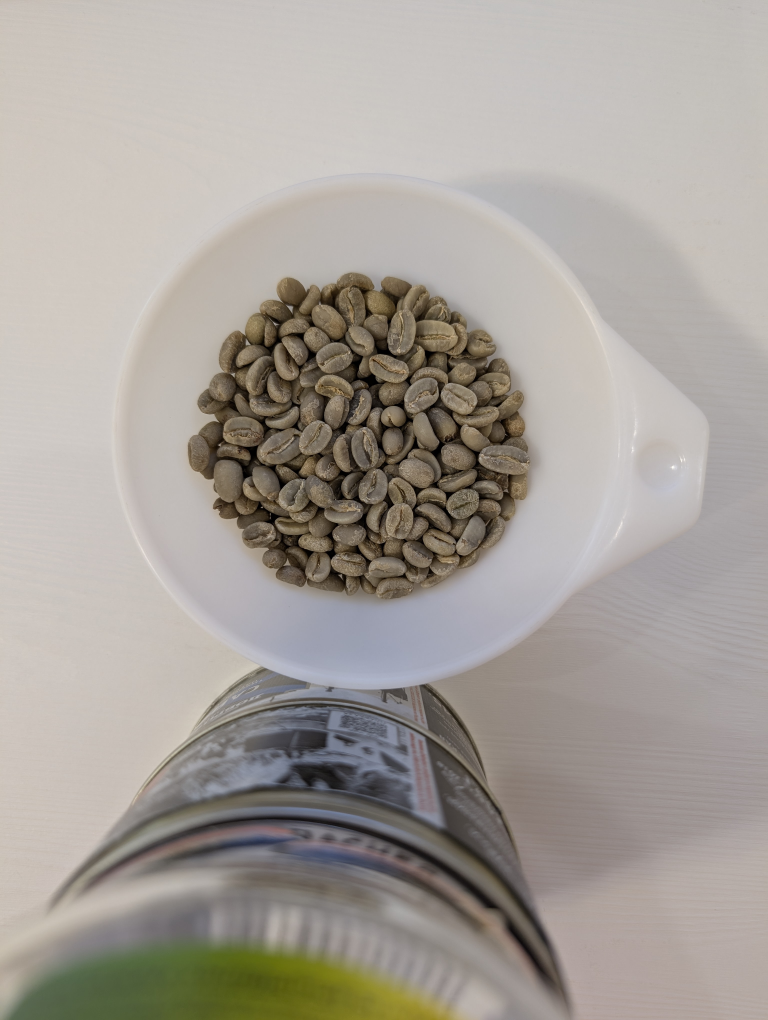
#> input picture dataset/2026-08-09__test_new_format/PXL_20260809_115827675.jpg, 3072 x 4080 px (shown at 1/4 size)
$ python crop_tray.py --images-dir ../dataset/2026-08-09__test_new_format --out-dir out   (older library calls are emulated)
#> lines starting #> are read from the running program, lines starting #| are printed output that depends on the picture; after the words box and inside, x2 and y2 are one past the last pixel; in counts of white or black regions, pixels touching at a corner belong together
"""Locate and crop the bean-filled tray in a top-down box photo.

Unlike the circular macro-lens rig (see geometry.py), these photos have no
alpha channel marking valid pixels -- the tray has to be found by content.
Two stages:

  1. `locate_tray_rough`: find the tray's approximate bounding box by texture
     (the bean pile is highly textured; the table and tray rim are not).
  2. `locate_bean_region`: within that box, separate bean pixels from the
     metal rim by saturation (beans are visibly more saturated/brown than
     the rim or table), then take the largest all-bean axis-aligned
     rectangle, plus a safety trim.

Known failure mode: the tray's slanted inner wall can catch a warm
reflection off the beans, which fools plain saturation thresholding into
scoring rim pixels as "bean". The safety trim exists specifically to
route around this; `locate_bean_region` also self-checks contamination
(fraction of low-saturation pixels left in the final box) and grows the
trim if needed, but this is a heuristic, not a guarantee -- see the
`needs_review` flag in the crop report and use `build_contact_sheet` to
actually look at the results rather than trusting the numbers blind.

Designed to tolerate the tray appearing at different sizes in frame (i.e.
photos taken from an approximate, not fixed, distance): thresholds are
computed per-image (Otsu) rather than hardcoded, and morphological kernel
sizes scale with the detected tray size rather than being fixed pixel
counts.

Since ticket ML-3 P2b (Q3) this module serves only: infer.crop_to_bean_region (crop_method tray_heuristic
checkpoints; none has shipped since the old models were retired on 2026-10-06) and the webapp's /analyze preview, for such a checkpoint. The offline crop stage it drove
(coffeecv/crop_session.py, dataset/<session>.crop.yaml), its data/cropped pools and coffeecv/qa_live_crop.py
were retired then; the comments below that cite them refer to git history.
"""
from __future__ import annotations

import argparse
import json
import shutil
from dataclasses import asdict, dataclass
from pathlib import Path

import cv2
import numpy as np
import pillow_heif


# Repo root derived here rather than imported from coffeecv.config: this module is
# deliberately dependency-light (config pulls in yaml and the whole RunConfig
# surface, and nothing here needs it).
_REPO_ROOT = Path(__file__).resolve().parent.parent


def repo_relative(path: Path) -> str:
    """A path as a repo-relative POSIX string, for anything written into a tracked out.

    crop_report.json is part of the `crop` stage's DVC output, so an absolute path
    inside it makes the stage's *content* machine-dependent: the same photos cropped
    on two machines produce byte-identical JPEGs but reports differing only in a
    `/workspace/...` vs `/home/<user>/...` prefix. The enclosing `.dir` hash then
    differs, DVC records a spurious "changed out", and the next cross-machine sync has
    to be diagnosed by hand before anyone can trust that the data did not drift --
    which is exactly what the exp200-203 sweep cost on 2026-09-07.

    A path outside the repo (an --out-dir pointed somewhere else) has no relative
    form, so it falls back to the absolute string rather than raising: this is a
    record of what happened, and losing a whole crop run over an unrepresentable path
    would be the worse failure.
    """
    p = Path(path).resolve()
    try:
        return p.relative_to(_REPO_ROOT).as_posix()
    except ValueError:
        return str(p)

# Registers ".heic"/".heif" with PIL.Image.open, used by _imread_bgr below.
# Needed because cv2.imread cannot decode HEIC -- iPhone's default capture
# format (see 2026-08-25__iphone.crop.yaml) -- at all.
pillow_heif.register_heif_opener()
#> (this line was passed over: pillow_heif is not available in this run)

_HEIF_SUFFIXES = (".heic", ".heif")
IMAGE_SUFFIXES = (".jpg", ".jpeg", *_HEIF_SUFFIXES)


def _imread_bgr(path: Path) -> np.ndarray:
    """Like cv2.imread, but also decodes HEIC/HEIF via PIL+pillow_heif.

    Returns BGR (matching cv2.imread) so callers need no branch on source
    format -- the rest of this module works in BGR throughout.
    """
    if path.suffix.lower() in _HEIF_SUFFIXES:
        from PIL import Image
        rgb = np.array(Image.open(path).convert("RGB"))
        return cv2.cvtColor(rgb, cv2.COLOR_RGB2BGR)
    return cv2.imread(str(path))


def _find_images(images_dir: Path) -> list[Path]:
    return sorted(p for p in images_dir.iterdir() if p.suffix.lower() in IMAGE_SUFFIXES)

# ---- Stage 1: rough tray localization -------------------------------------

# Fixed thresholds tried only if per-image Otsu thresholding fails to yield
# a plausible candidate (defense in depth against unusual lighting).
_TEXTURE_THRESHOLD_LADDER = [0.15, 0.2, 0.25, 0.3, 0.35, 0.4, 0.45, 0.5]


def _texture_map(img_bgr: np.ndarray) -> np.ndarray:
    gray = cv2.cvtColor(img_bgr, cv2.COLOR_BGR2GRAY)
    blur = cv2.GaussianBlur(gray, (0, 0), 3)
    lap = cv2.Laplacian(blur, cv2.CV_32F, ksize=3)
    texture = cv2.GaussianBlur(np.abs(lap), (0, 0), 15)
    return texture / (texture.max() + 1e-6)


def _odd(n: int, minimum: int = 3) -> int:
    n = max(int(n), minimum)
    return n if n % 2 == 1 else n + 1


def _rect_candidates(
    mask: np.ndarray,
    img_h: int,
    img_w: int,
    aspect_range: tuple[float, float],
    area_frac_range: tuple[float, float],
    center_frac: tuple[float, float],
) -> list[tuple[float, int, int, int, int]]:
    contours, _ = cv2.findContours(mask, cv2.RETR_EXTERNAL, cv2.CHAIN_APPROX_SIMPLE)
    lo_c, hi_c = center_frac
    candidates = []
    for c in contours:
        area = cv2.contourArea(c)
        area_frac = area / (img_h * img_w)
        if not (area_frac_range[0] < area_frac < area_frac_range[1]):
            continue
        x, y, bw, bh = cv2.boundingRect(c)
        cx, cy = x + bw / 2, y + bh / 2
        if not (lo_c * img_w < cx < hi_c * img_w):
            continue
        if not (lo_c * img_h < cy < hi_c * img_h):
            continue
        aspect = bw / bh
        if not (aspect_range[0] < aspect < aspect_range[1]):
            continue
        candidates.append((area, x, y, bw, bh))
    return candidates


def locate_tray_rough(
    img_bgr: np.ndarray,
    aspect_range: tuple[float, float] = (0.5, 1.3),
    area_frac_range: tuple[float, float] = (0.01, 0.6),
    center_frac: tuple[float, float] = (0.15, 0.85),
) -> tuple[tuple[int, int, int, int], str]:
    """Returns ((x, y, w, h), method) where method is "otsu" or "ladder:<thr>",
    letting callers flag ladder-fallback detections for closer review."""
    h, w = img_bgr.shape[:2]
    texture = _texture_map(img_bgr)
    texture_u8 = (texture * 255).astype(np.uint8)
    close_k = np.ones((_odd(0.02 * min(h, w)),) * 2, np.uint8)
    open_k = np.ones((_odd(0.02 * min(h, w)),) * 2, np.uint8)

    _, otsu_mask = cv2.threshold(texture_u8, 0, 255, cv2.THRESH_BINARY + cv2.THRESH_OTSU)
    otsu_mask = cv2.morphologyEx(otsu_mask, cv2.MORPH_CLOSE, close_k)
    otsu_mask = cv2.morphologyEx(otsu_mask, cv2.MORPH_OPEN, open_k)
    candidates = _rect_candidates(otsu_mask, h, w, aspect_range, area_frac_range, center_frac)
    if candidates:
        candidates.sort(reverse=True)
        _, x, y, bw, bh = candidates[0]
        return (x, y, bw, bh), "otsu"

    for thr in _TEXTURE_THRESHOLD_LADDER:
        mask = (texture > thr).astype(np.uint8) * 255
        mask = cv2.morphologyEx(mask, cv2.MORPH_CLOSE, close_k)
        mask = cv2.morphologyEx(mask, cv2.MORPH_OPEN, open_k)
        candidates = _rect_candidates(mask, h, w, aspect_range, area_frac_range, center_frac)
        if candidates:
            candidates.sort(reverse=True)
            _, x, y, bw, bh = candidates[0]
            return (x, y, bw, bh), f"ladder:{thr}"

    raise RuntimeError("locate_tray_rough: no plausible tray region found")


# ---- Stage 2: precise bean-region extraction -------------------------------

def _max_rectangle(mask01: np.ndarray) -> tuple[int, int, int, int, int]:
    """Largest all-ones axis-aligned rectangle. Returns (area, x0, y0, x1, y1)."""
    rows, cols = mask01.shape
    height = np.zeros(cols, dtype=np.int32)
    best = (0, 0, 0, 0, 0)
    for r in range(rows):
        height = np.where(mask01[r] == 1, height + 1, 0)
        stack: list[tuple[int, int]] = []
        for c in range(cols + 1):
            h = height[c] if c < cols else 0
            start = c
            while stack and stack[-1][1] >= h:
                s, sh = stack.pop()
                area = sh * (c - s)
                if area > best[0]:
                    best = (area, s, r - sh + 1, c, r + 1)
                start = s
            stack.append((start, h))
    return best


@dataclass
class CropResult:
    box: tuple[int, int, int, int]  # x, y, w, h in original-image coordinates
    rough_method: str
    s_thresh: float
    contamination: float
    extra_trim_iters: int
    retained_area_frac: float  # final crop area / rough box area
    needs_review: bool


def locate_bean_region(
    img_bgr: np.ndarray,
    rough_box: tuple[int, int, int, int],
    pad_frac: float = 0.03,
    base_trim_frac: float = 0.05,
    border_band_frac: float = 0.035,
    border_max_contamination: float = 0.22,
    trim_step_frac: float = 0.015,
    max_iters_per_side: int = 8,
    min_size_px: int = 120,
) -> CropResult:
    """Whole-box average "contamination" (low-saturation pixel fraction) turned out to be
    a poor rim-leak detector: coffee beans' own pale crease line is low-saturation too, so
    it's present at ~5-10% almost everywhere, and averaging over the whole box can dilute a
    real, localized leak (verified: a corner-only rim sliver still measured ~5% average,
    under a naive whole-box threshold, and only showed up on a full-resolution look, not the
    contact-sheet thumbnail). So this checks each of the 4 edges independently via a thin
    border band and trims only the sides that actually need it -- `border_max_contamination`
    is set well above the ambient bean-crease noise floor (~5-10%) so it triggers on real
    leaks (which run much hotter along the whole edge) without chasing bean texture."""
    h, w = img_bgr.shape[:2]
    x, y, bw, bh = rough_box
    px, py = int(bw * pad_frac), int(bh * pad_frac)
    x0, y0 = max(0, x - px), max(0, y - py)
    x1, y1 = min(w, x + bw + px), min(h, y + bh + py)
    sub = img_bgr[y0:y1, x0:x1]

    hsv = cv2.cvtColor(sub, cv2.COLOR_BGR2HSV)
    S = hsv[:, :, 1]
    s_thresh, otsu_mask = cv2.threshold(S, 0, 255, cv2.THRESH_BINARY + cv2.THRESH_OTSU)
    mask = (otsu_mask > 0).astype(np.uint8)

    short_side = min(sub.shape[:2])
    close_k = np.ones((_odd(0.045 * short_side),) * 2, np.uint8)
    open_k = np.ones((_odd(0.01 * short_side),) * 2, np.uint8)
    erode_k = np.ones((_odd(0.01 * short_side),) * 2, np.uint8)
    mask = cv2.morphologyEx(mask, cv2.MORPH_CLOSE, close_k)
    mask = cv2.morphologyEx(mask, cv2.MORPH_OPEN, open_k)
    mask = cv2.erode(mask, erode_k)

    _, rx0, ry0, rx1, ry1 = _max_rectangle(mask)
    rw, rh = rx1 - rx0, ry1 - ry0
    cur_x0, cur_y0 = rx0 + int(rw * base_trim_frac), ry0 + int(rh * base_trim_frac)
    cur_x1, cur_y1 = rx1 - int(rw * base_trim_frac), ry1 - int(rh * base_trim_frac)

    def band_contamination(bx0, by0, bx1, by1) -> float:
        region = S[by0:by1, bx0:bx1]
        return float((region <= s_thresh).mean()) if region.size else 1.0

    total_iters = 0
    # Full-width top/bottom bands first (also covers the top/bottom half of each corner),
    # then full-height left/right bands over the now-updated row range (covers the rest).
    for _ in range(max_iters_per_side):
        band_h = max(2, int((cur_y1 - cur_y0) * border_band_frac))
        if band_contamination(cur_x0, cur_y0, cur_x1, cur_y0 + band_h) <= border_max_contamination:
            break
        cur_y0 += max(1, int((cur_y1 - cur_y0) * trim_step_frac))
        total_iters += 1
        if cur_y1 - cur_y0 < min_size_px:
            break
    for _ in range(max_iters_per_side):
        band_h = max(2, int((cur_y1 - cur_y0) * border_band_frac))
        if band_contamination(cur_x0, cur_y1 - band_h, cur_x1, cur_y1) <= border_max_contamination:
            break
        cur_y1 -= max(1, int((cur_y1 - cur_y0) * trim_step_frac))
        total_iters += 1
        if cur_y1 - cur_y0 < min_size_px:
            break
    for _ in range(max_iters_per_side):
        band_w = max(2, int((cur_x1 - cur_x0) * border_band_frac))
        if band_contamination(cur_x0, cur_y0, cur_x0 + band_w, cur_y1) <= border_max_contamination:
            break
        cur_x0 += max(1, int((cur_x1 - cur_x0) * trim_step_frac))
        total_iters += 1
        if cur_x1 - cur_x0 < min_size_px:
            break
    for _ in range(max_iters_per_side):
        band_w = max(2, int((cur_x1 - cur_x0) * border_band_frac))
        if band_contamination(cur_x1 - band_w, cur_y0, cur_x1, cur_y1) <= border_max_contamination:
            break
        cur_x1 -= max(1, int((cur_x1 - cur_x0) * trim_step_frac))
        total_iters += 1
        if cur_x1 - cur_x0 < min_size_px:
            break

    final_w, final_h = cur_x1 - cur_x0, cur_y1 - cur_y0
    whole_box_contamination = band_contamination(cur_x0, cur_y0, cur_x1, cur_y1)
    needs_review = (
        final_w < min_size_px
        or final_h < min_size_px
        or total_iters >= 4 * max_iters_per_side  # every side maxed out without converging
    )

    return CropResult(
        box=(int(x0 + cur_x0), int(y0 + cur_y0), int(final_w), int(final_h)),
        rough_method="",  # filled in by caller
        s_thresh=float(s_thresh),
        contamination=whole_box_contamination,
        extra_trim_iters=total_iters,
        retained_area_frac=(final_w * final_h) / max(bw * bh, 1),
        needs_review=needs_review,
    )


@dataclass
class LiveCropResult:
    box: tuple[int, int, int, int]  # x, y, w, h in original-image coordinates
    rough_method: str
    needs_review: bool


# [132 lines left out: functions _saturation_gap, locate_bean_crop, not called in this run]


# ---- Batch driver + QA tooling ---------------------------------------------

def crop_dataset(
    images_dir: Path,
    out_dir: Path,
    aspect_range: tuple[float, float] = (0.5, 1.3),
    area_frac_range: tuple[float, float] = (0.01, 0.6),
    center_frac: tuple[float, float] = (0.15, 0.85),
    border_max_contamination: float = 0.22,
) -> list[dict]:
    out_dir.mkdir(parents=True, exist_ok=True)
    image_paths = _find_images(images_dir)
    if not image_paths:
        raise FileNotFoundError(f"No {'/'.join(s.lstrip('.') for s in IMAGE_SUFFIXES)} images found in {images_dir}")

    reports = []
    for p in image_paths:
        img = _imread_bgr(p)
        entry = {"file": p.name}
        try:
            rough_box, method = locate_tray_rough(img, aspect_range, area_frac_range, center_frac)
            result = locate_bean_region(img, rough_box, border_max_contamination=border_max_contamination)
            result.rough_method = method
            if method != "otsu":
                result.needs_review = True  # ladder fallback = unusual lighting, flag it

            x, y, w, h = result.box
            crop = img[y:y + h, x:x + w]
            out_path = out_dir / (p.stem + "__cropped.jpg")
            cv2.imwrite(str(out_path), crop, [cv2.IMWRITE_JPEG_QUALITY, 95])

            entry.update(asdict(result))
            entry["rough_box"] = list(rough_box)
            entry["out_path"] = repo_relative(out_path)
            entry["error"] = None
        except Exception as e:
            entry["error"] = str(e)
            entry["needs_review"] = True
        reports.append(entry)

    n_flagged = sum(1 for r in reports if r.get("needs_review"))
    print(f"Cropped {len(reports)} images, {n_flagged} flagged for review.")
    (out_dir / "crop_report.json").write_text(json.dumps(reports, indent=2))
    return reports


# [50 lines left out: function crop_dataset_passthrough, not called in this run]


SIDES = ("left", "right", "top", "bottom")


# [130 lines left out: functions resolve_trim, crop_dataset_fixed_trim, build_contact_sheet, not called in this run]


def main() -> None:
    p = argparse.ArgumentParser(description="Detect and crop the bean tray in top-down box photos.")
    p.add_argument("--images-dir", required=True)
    p.add_argument("--out-dir", required=True)
    p.add_argument("--border-max-contamination", type=float, default=0.22)
    p.add_argument("--contact-sheet", action="store_true")
    p.add_argument(
        "--fixed-trim", type=float, default=None,
        help="Skip the adaptive saturation-based crop (stage 2) and instead trim this fraction "
             "off each side of the stage-1 rough tray box. Use for fixed-position (tripod) rigs "
             "where stage 2's per-image Otsu threshold is unstable under lighting drift.",
    )
    args = p.parse_args()

    if args.fixed_trim is not None:
        reports = crop_dataset_fixed_trim(Path(args.images_dir), Path(args.out_dir), trim=args.fixed_trim)
    else:
        reports = crop_dataset(
            Path(args.images_dir), Path(args.out_dir), border_max_contamination=args.border_max_contamination
        )
#> in _imread_bgr, returned value is the input picture: shape (4080, 3072, 3); mean B, G, R 153.4, 160, 166
#> in _texture_map, `gray = cv2.cvtColor(img_bgr, cv2.COLOR_BGR2GRAY)`:
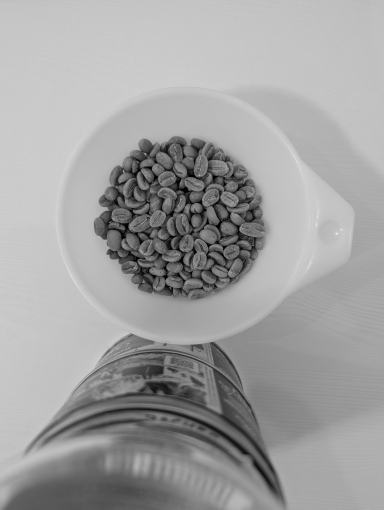
#> gray: shape (4080, 3072) (shown at 1/8 size); min 0, max 255, mean 161
#> in _texture_map, `lap = cv2.Laplacian(blur, cv2.CV_32F, ksize=3)`:
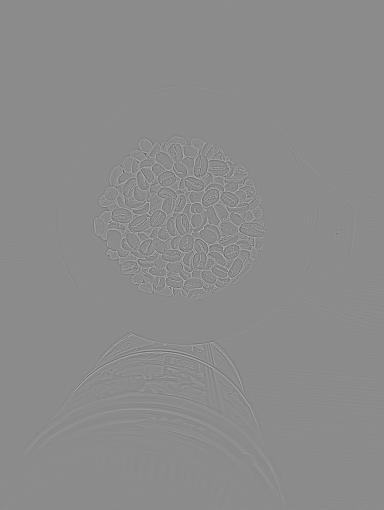
#> lap: shape (4080, 3072) float32 (shown at 1/8 size); min -34, max 28, mean 0; drawn with min black and max white
#> in _texture_map, `texture = cv2.GaussianBlur(np.abs(lap), (0, 0), 15)`:
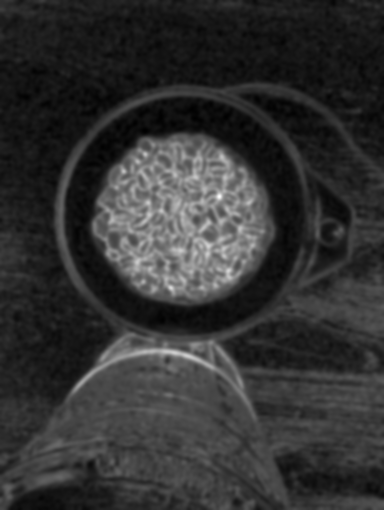
#> texture: shape (4080, 3072) float32 (shown at 1/8 size); min 0.0574, max 7.36, mean 1.5; drawn with min black and max white
#> in locate_tray_rough, `_, otsu_mask = cv2.threshold(texture_u8, 0, 255, cv2.THRESH_BINARY + c..`:
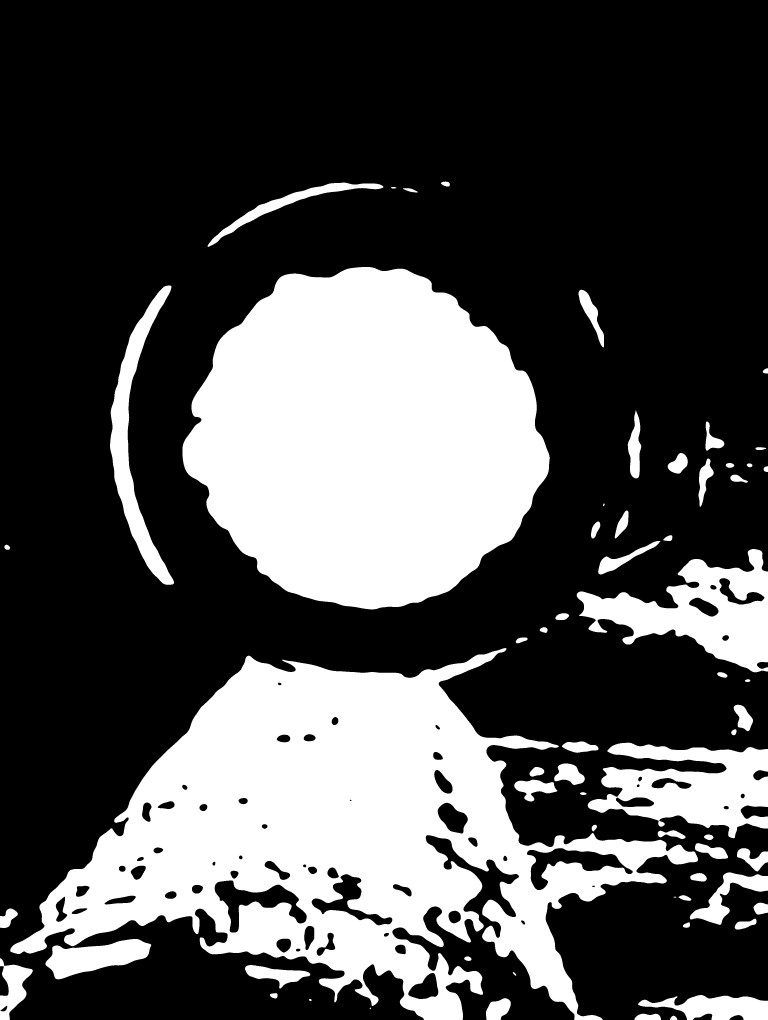
#> otsu_mask: shape (4080, 3072) (shown at 1/4 size); 30.8% white; 63 white regions, largest, box (x1, y1, x2, y2) and area: (41, 2592, 2792, 4080) 1727559, (730, 1068, 2199, 2438) 1482673, (2307, 2196, 3072, 2689) 165825
#> (the rest of the program and of its run is left out)
